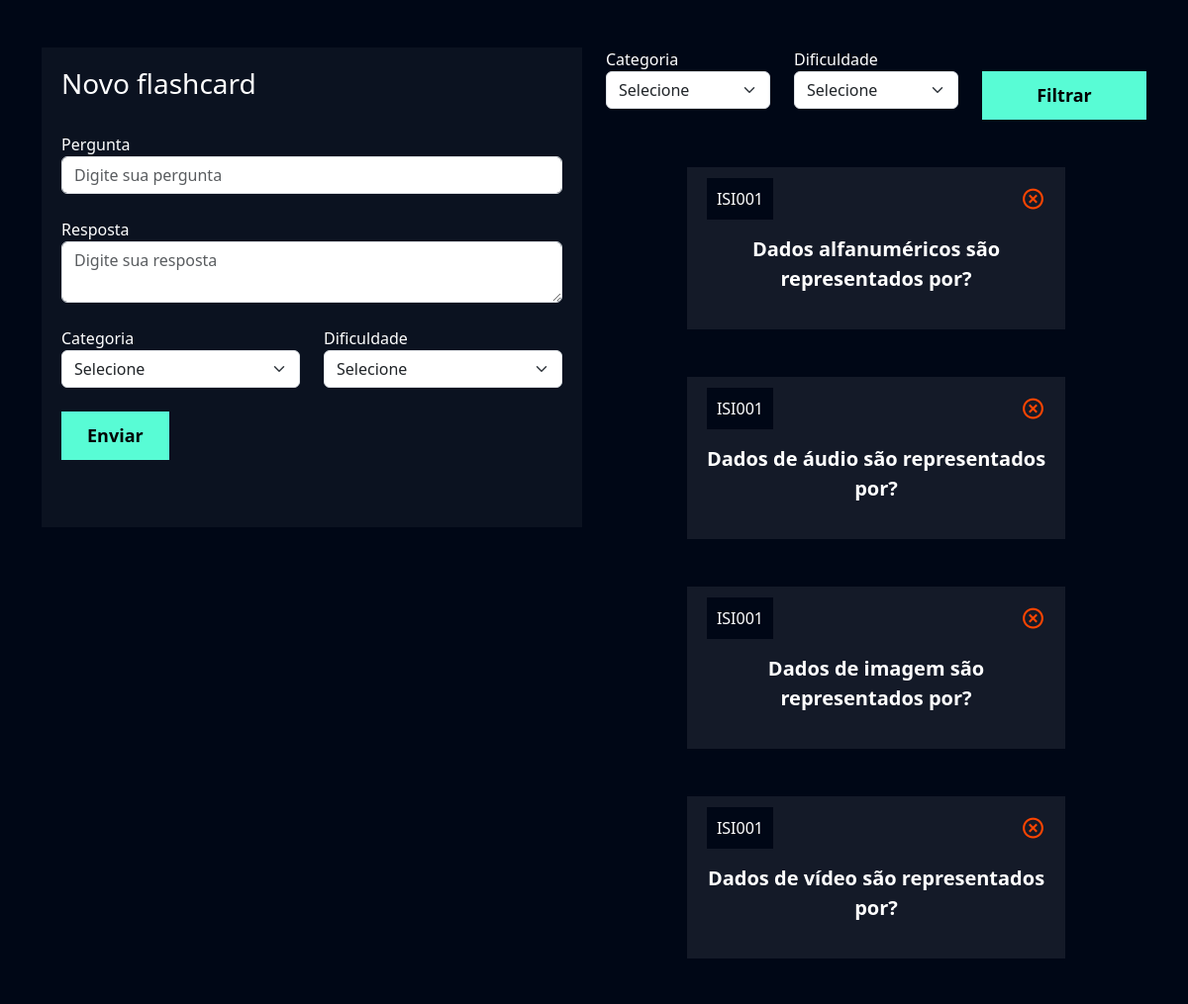
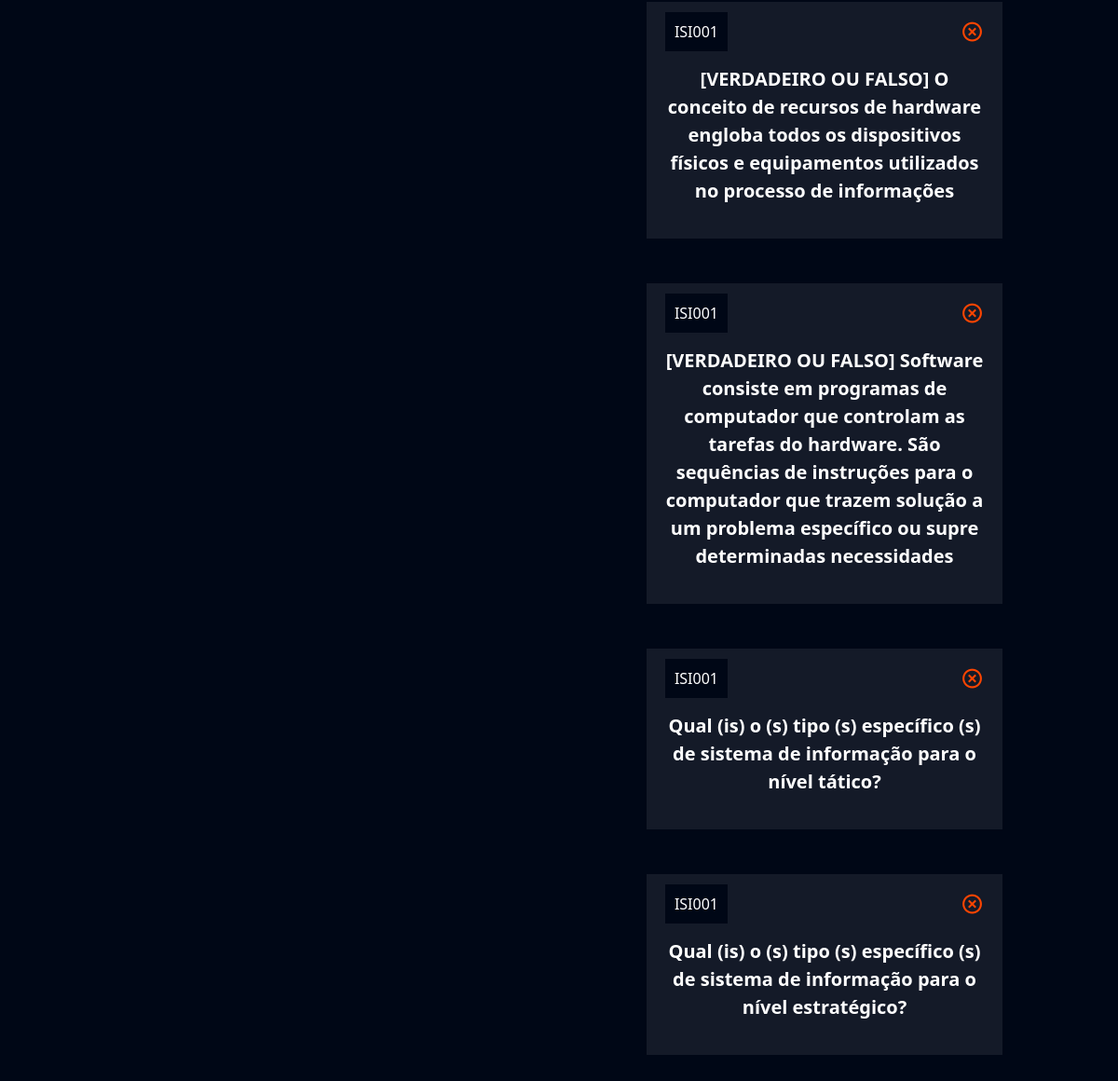
Screenshot of /flashcard/novo_flashcard/ (signed in) with the database file from the repository (2 pictures, top to bottom).
### flashcard/models.py (models this page shows, shortened)
class Flashcard(models.Model):
    DIFICULDADE_CHOICES = (('1', 'Semana 1'), ('2', 'Semana 2'), ('3', 'Semana 3'), ('4', 'Semana 4'), ('5', 'Semana 5'), ('6', 'Semana 6'), ('7', 'Semana 7'))
    user = models.ForeignKey(User, on_delete=models.DO_NOTHING)
    pergunta = models.TextField()
    resposta = models.TextField()
    categoria = models.ForeignKey(Categoria, on_delete=models.DO_NOTHING)
    dificuldade = models.CharField(max_length=1, choices=DIFICULDADE_CHOICES)

class Categoria(models.Model):
    nome = models.CharField(max_length=20)
    def __str__(self):
        return self.nome

### flashcard/views.py (the view, shortened to what this page needs)
# urls.py: path('novo_flashcard/', views.novo_flashcard, name='novo_flashcard'),
def novo_flashcard(request):
    if not request.user.is_authenticated:
        return redirect('/usuarios/login')
    if request.method == 'GET':
        categorias = Categoria.objects.all()
        dificuldades = Flashcard.DIFICULDADE_CHOICES
        flashcards = Flashcard.objects.filter(user=request.user)
        categoria_filtrar = request.GET.get('categoria')
        dificuldade_filtrar = request.GET.get('dificuldade')
        if categoria_filtrar:
            flashcards = flashcards.filter(categoria__id=categoria_filtrar)
        if dificuldade_filtrar:
            flashcards = flashcards.filter(dificuldade=dificuldade_filtrar)
        return render(
            request,
            'novo_flashcard.html',
            {
                'categorias': categorias,
                'dificuldades': dificuldades,
                'flashcards': flashcards,
            }
        )

### flashcard/templates/novo_flashcard.html (shortened to what this page needs)
{% extends "base.html" %}
{% load static %}
{% block 'cabecalho' %}
    <link href="{% static 'usuarios/css/cadastro.css' %}" rel="stylesheet">
    <link href='https://unpkg.com/boxicons@2.1.4/css/boxicons.min.css' rel='stylesheet'>
    <link href="{% static 'flashcard/css/novo_flashcard.css' %}" rel="stylesheet">
{% endblock 'cabecalho' %}
{% block 'conteudo' %}
    <div class="container">
        <br>
        <br>
        <div class="row">
            <div class="col-md">
                <div class="box-form">
                    <form action="{% url 'novo_flashcard' %}" method="POST"> {% csrf_token %}
                        <h3>Novo flashcard</h3>
                        <br>
                        <label>Pergunta</label>
                        <input type="text" class="form-control" placeholder="Digite sua pergunta" name="pergunta">
                        <br>
                        <label>Resposta</label>
                        <textarea class="form-control" placeholder="Digite sua resposta" name="resposta"></textarea>
                        <br>
                        <div class="row">
                                <div class="col-md">
                                    <label for="">Categoria</label>
                                    <select class="form-select" name="categoria">
                                        <option value="">Selecione</option>
                                    </select>
                                </div>
                                <div class="col-md">
                                    <label for="">Dificuldade</label>
                                    <select class="form-select" name="dificuldade">
                                        <option value="">Selecione</option>
                                    </select>
                                </div>
                        </div>
                        <br>
                        <input type="submit" value="Enviar" class="btn-cadastro">
                        <br>
                        <br>
                        <br>
                    </form>
                </div>
            </div>
            <div class="col-md">
                <form action="{% url 'novo_flashcard' %}" method="GET">
                    <div class="row">
                        <div class="col-md">
                            <label for="">Categoria</label>
                            <select name="categoria" id="" class="form-select">
                                <option value="">Selecione</option>
                            </select>
                        </div>
                        <div class="col-md">
                            <label for="">Dificuldade</label>
                            <select name="dificuldade" id="" class="form-select">
                                <option value="">Selecione</option>
                            </select>
                        </div>
                        <div class="col-md">
                            <br>
                            <input type="submit" style="width: 100%" value="Filtrar" class="btn-cadastro">
                        </div>
                    </div>
                </form>
                <br>
                <br>
                {% for flash in flashcards %}
                    <div class="box-new-flashcard" >
                        <div class="flashcard">
                            <div class="flashcard-categoria">
                                {{flash.categoria}}
                            </div>
                            <a href=""><i class='icone-exit bx bx-x-circle'></i></a>
                            <br>
                            <br>
                            <div class="flashcard-box-item">
                                <p class="flashcard-item">{{flash.pergunta}}</p>
                            </div>
                        </div>
                    </div>
                    <br>
                    <br>
                {% endfor %}
            </div>
        </div>
    </div>
{% endblock 'conteudo' %}

### templates/static/geral/css/base.css (style rules this page uses)
:root { --main-color: #0b1526; --dark-color: #000716; --secondary-dark-color: rgb(15, 2, 26); --light-color: #00c1f3; --contrast-color: #f4c96b; --differential-color: #58fcd5; }
body { background-color: var(--dark-color) !important; color: white !important; }

### templates/static/usuarios/css/cadastro.css (style rules this page uses)
* { margin: 0; padding: 0; }
.box-form { padding: 20px; background-color: rgba(217,217,217, .05); color: white !important; }
.btn-cadastro { padding: 10px; background-color: #58fcd5; border: none; border: 1px solid #58fcd5; font-size: 18px; font-weight: bold; padding-left: 25px; padding-right: 25px; }

### templates/static/flashcard/css/novo_flashcard.css (style rules this page uses)
.box-new-flashcard { width: 70%; margin: auto; }
.flashcard { background-color: rgba(255, 255, 255, .08); padding: 20px; }
.flashcard-box-item { text-align: center; }
.flashcard p { font-size: 20px; font-weight: bold; cursor: pointer; }
.flashcard-categoria { background-color: var(--dark-color); display: inline; padding: 10px; }
.icone-exit { float: right; font-size: 25px; color: orangered; }

### rows the page displays
Flashcard: categoria "ISI001", pergunta "Dados alfanuméricos são representados por?"
Flashcard: categoria "ISI001", pergunta "Dados de áudio são representados por?"
Flashcard: categoria "ISI001", pergunta "Dados de imagem são representados por?"
Flashcard: categoria "ISI001", pergunta "Dados de vídeo são representados por?"
Flashcard: categoria "ISI001", pergunta "[VERDADEIRO OU FALSO] O conceito de recursos de hardware engloba todos os dispositivos físicos e equipamentos utilizados no processo de informações"
Flashcard: categoria "ISI001", pergunta "[VERDADEIRO OU FALSO] Software consiste em programas de computador que controlam as tarefas do hardware. São sequências de instruções para o computador que trazem solução a um problema específico ou supre determinadas necessidades"
Flashcard: categoria "ISI001", pergunta "Qual (is) o (s) tipo (s) específico (s) de sistema de informação para o nível tático?"
Flashcard: categoria "ISI001", pergunta "Qual (is) o (s) tipo (s) específico (s) de sistema de informação para o nível estratégico?"
